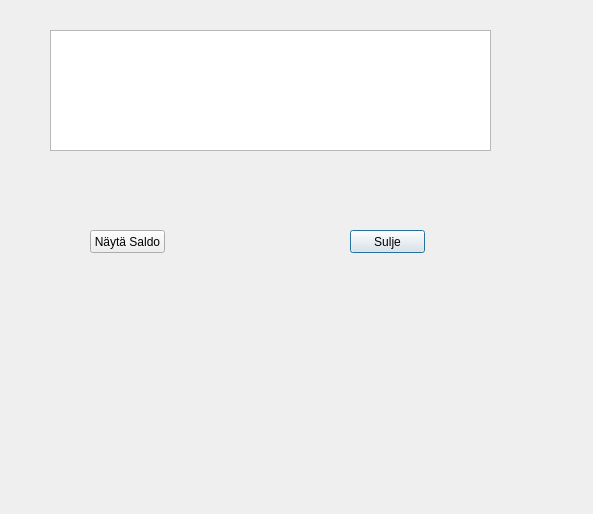
<?xml version="1.0" encoding="UTF-8"?>
<ui version="4.0">
 <class>Saldo</class>
 <widget class="QDialog" name="Saldo">
  <property name="geometry">
   <rect>
    <x>0</x>
    <y>0</y>
    <width>593</width>
    <height>514</height>
   </rect>
  </property>
  <property name="windowTitle">
   <string>Dialog</string>
  </property>
  <widget class="QPushButton" name="btnSaldoClose">
   <property name="geometry">
    <rect>
     <x>350</x>
     <y>230</y>
     <width>75</width>
     <height>23</height>
    </rect>
   </property>
   <property name="text">
    <string>Sulje</string>
   </property>
  </widget>
  <widget class="QPushButton" name="btnNaytaSaldo">
   <property name="geometry">
    <rect>
     <x>90</x>
     <y>230</y>
     <width>75</width>
     <height>23</height>
    </rect>
   </property>
   <property name="text">
    <string>Näytä Saldo</string>
   </property>
  </widget>
  <widget class="QTextEdit" name="txtSaldo">
   <property name="geometry">
    <rect>
     <x>50</x>
     <y>30</y>
     <width>441</width>
     <height>121</height>
    </rect>
   </property>
   <property name="font">
    <font>
     <pointsize>20</pointsize>
    </font>
   </property>
  </widget>
 </widget>
 <resources/>
 <connections/>
</ui>
